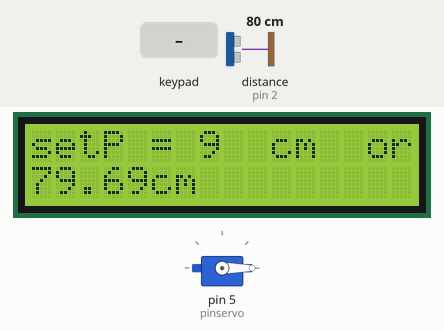
Simulated run of this sketch. Board: Arduino Uno, built with avr-gcc and run on an emulated ATmega328P. On the bench: servo, 16×2 character LCD. Wiring (inferred from the names in the program): ultrasonic range finder: trigger pin 3; echo pin 2. The inputs (shaded band) are chosen by the test bench; at power-on: distance to the obstacle (sensor on pin 2) 80 cm. The echo pulse lasts 58.3 µs per cm; what the sketch prints to the serial monitor is not drawn.

Above: at 4.2 s.
4.3 s: distance to the obstacle (sensor on pin 2) set to 2 cm
At 6.2 s:
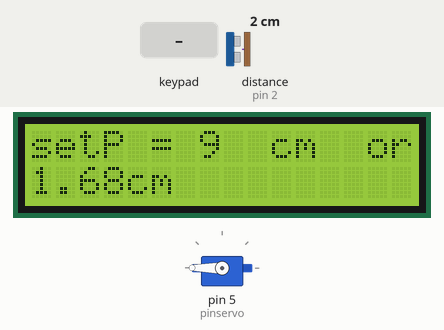
7.9 s: keypad keys 9 8 7 # pressed 1.191 s apart
At 15.9 s:
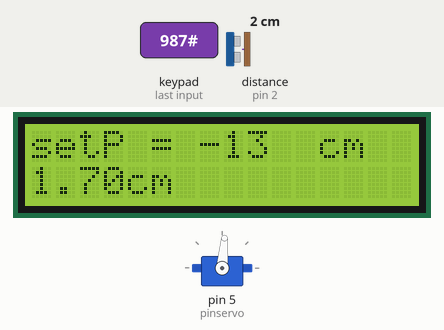
16.1 s: key '2' pressed
At 18.5 s:
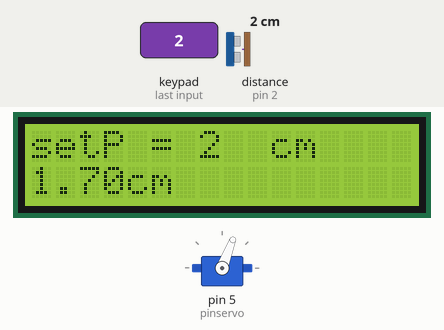
18.7 s: distance to the obstacle (sensor on pin 2) set to 250 cm
At 21.2 s:
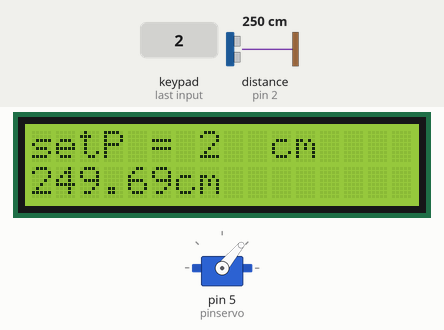
22.4 s: key '*' pressed
At 23.7 s:
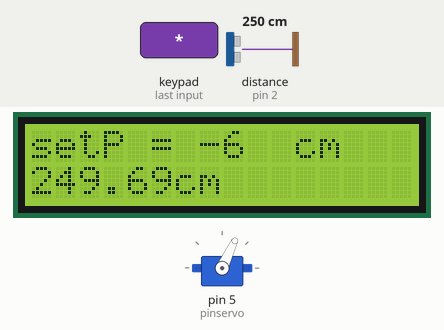
26.1 s: distance to the obstacle (sensor on pin 2) set to 9 cm
At 28.6 s:
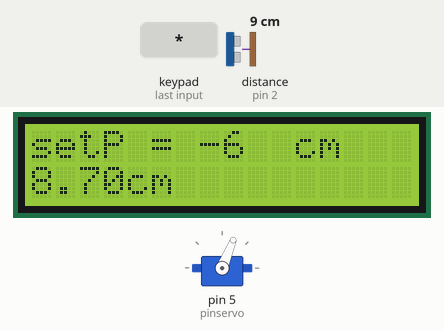
Timing chart, 0 to 30.1 s (numbered marks = the images above; inputs shaded):
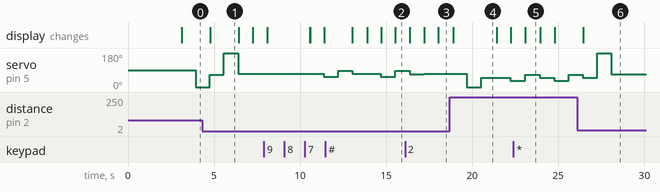

Measured:
- after the input at 4.3 s, the display: changes after 0.48 s (image 1)
- after the input at 16.1 s, servo on pin 5 (pinservo): goes on until 17.2 s, then stays 69°; the display: first differs from a run without the input after 1.9 s (image 3)
- after the input at 18.7 s, the display: changes after 0.19 s (image 4)
- after the input at 22.4 s, the display: changes after 0.67 s (image 5)
- after the input at 26.1 s, the display: changes after 0.36 s (image 6)
- what the display in image 1 shows lasts 1.6 s, from 4.8 s to 6.4 s
- what the display in image 4 shows lasts 2.5 s, from 18.9 s to 21.4 s

The sketch:

avanzado_1_terminado_n.ino
```cpp
#include <LiquidCrystal_I2C.h>

#include <PID_v1.h>

#include <Ultrasonic.h>

#include <Servo.h>

#include <Keypad.h>

const byte filas = 4; //four rows
const byte columnas = 3; //three columns
char keys[filas][columnas] = {
  {'1','2','3'},
  {'4','5','6'},
  {'7','8','9'},
  {'#','0','*'}
};
byte pinsfilas[filas] = {13, 12, 11, 10}; //connect to the row pinouts of the keypad
byte pinscolumnas[columnas] = {9, 8, 7}; //connect to the column pinouts of the keypad


Keypad keypad = Keypad( makeKeymap(keys), pinsfilas, pinscolumnas, filas, columnas);


LiquidCrystal_I2C lcd(0x27,16,2);

Servo eje1;


int pinservo = 5;
int PULSOMIN = 1000;
int PULSOMAX = 2500;
int trigger = 3;
int echo =  2;
float tiempo_de_espera,distancia;
float Kp = 0.08;
float Ki = 0;
float Kd = 5;
double Setpoint, Input, Output, ServoOutput;

PID myPID(&Input, &Output, &Setpoint, Kp, Ki, Kd, DIRECT);

int numero = 9;

 void setup() {

   eje1.attach(pinservo, PULSOMIN, PULSOMAX);

  Serial.begin (9600);
  pinMode (trigger,OUTPUT);
  pinMode (echo,INPUT);

lcd.init();
  lcd.backlight();
  lcd.clear();
 lcd.setCursor(0,0);
  lcd.print("Microcontrolador");
  lcd.setCursor (0,1);
  lcd.print("     PID ");
  delay(3000);


  Input = distancia;
  myPID.SetMode(AUTOMATIC);
  myPID.SetOutputLimits(-1000,2500);

}
void loop() {

 digitalWrite (trigger,LOW);
 delayMicroseconds(2);
 digitalWrite(trigger,HIGH);
 delayMicroseconds (10);
 digitalWrite (trigger,LOW);


 tiempo_de_espera = pulseIn (echo,HIGH);
 distancia =(tiempo_de_espera/2)/29.15;
 Serial.print (distancia);
 Serial.println("cm");

 lcd.setCursor(0,0);
 lcd.print("setP = ");
 lcd.println(numero);
 lcd.println("cm");
 lcd.setCursor (0,1);
 lcd.print(distancia);
 lcd.println("cm");
 delay(800);

 char tecla = keypad.getKey();
  lcd.display();
  {
  if (tecla != NO_KEY){
  numero = tecla - 48;

  lcd.setCursor(0,0);
  lcd.print("setP = ");
  lcd.println(numero);
  lcd.println("cm");
  }
  }


  {

Setpoint = numero;

 Input = distancia;
 myPID.Compute();
 ServoOutput = 70+Output;
 eje1.write(ServoOutput);


 }


}
```
